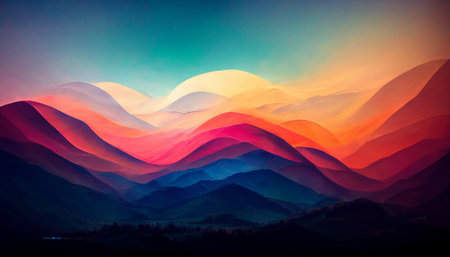
#> input picture 1-array/data/landscape.jpg, 450 x 257 px
$ python tester.py
#> lines starting #> are read from the running program, lines starting #| are printed output that depends on the picture
### 1-array/ex05/load_image.py
import numpy as np
from PIL import Image


def ft_load(path: str) -> np.ndarray:
    """
    Load an image.
    Return a 3D array.
    """

    try:
        img = Image.open(path)
#> img is the input picture: PIL image 450x257 RGB; mean R, G, B 98.7, 79.1, 89.1
        img = np.array(img)

        print(f"The shape of image is: {img.shape}")
#| The shape of image is: (257, 450, 3)

    except Exception as e:
        print(f"Error: {e}")
        return None

    return img

### 1-array/ex05/pimp_image.py
import numpy as np


def ft_invert(array) -> np.array:
    """Inverts the color of the image received."""

    try:
        res = np.array(array)

        res = 255 - res

    except Exception as e:
        print(f"Error: {e}")
        return None

    return res


def ft_red(array) -> np.array:
    """Set the green and blue channel to 0."""

    try:
        res = np.array(array)

        res[:, :, 1:] *= 0

    except Exception as e:
        print(f"Error: {e}")
        return None

    return res


def ft_green(array) -> np.array:
    """ Set the ed and blue channel values to 0."""

    try:
        res = np.array(array)

        res[:, :, 0] -= res[:, :, 0]
        res[:, :, 2] -= res[:, :, 2]

    except Exception as e:
        print(f"Error: {e}")
        return None

    return res


def ft_blue(array) -> np.array:
    """ Set the red and green channel values to 0."""

    try:
        res = np.array(array)

        res[:, :, :2] = 0

    except Exception as e:
        print(f"Error: {e}")
        return None

    return res


def ft_grey(array) -> np.array:
    """Convert an RGB image to grayscale and return it as an RGB image."""

    try:
        res = np.array(array, dtype=float)

        res = np.sum((res / 3), axis=2).astype(int)

        res = np.stack([res, res, res], axis=2)

    except Exception as e:
        print(f"Error: {e}")
        return None

    return res

### 1-array/ex05/tester.py
import matplotlib.pyplot as plt
from pathlib import Path
from load_image import ft_load
from pimp_image import ft_invert, ft_red, ft_green, ft_blue, ft_grey

data_path = Path(__file__).resolve().parent.parent / "data"

array = ft_load(data_path / "landscape.jpg")
print(array)
#> (printed output is left out)

funcs = {
    "original": lambda x: x,
    "ft_invert": ft_invert,
    "ft_red": ft_red,
    "ft_green": ft_green,
    "ft_blue": ft_blue,
    "ft_grey": ft_grey,
}

fig, axes = plt.subplots(3, 2, figsize=(10, 10))

for ax, (name, func) in zip(axes.flat, funcs.items()):
    img = func(array)

    ax.imshow(img)
    ax.set_title(name)
    ax.tick_params(labelbottom=False, labelleft=False)
#> this loop made 6 passes
#> pass 2, in ft_invert, `res = 255 - res`:
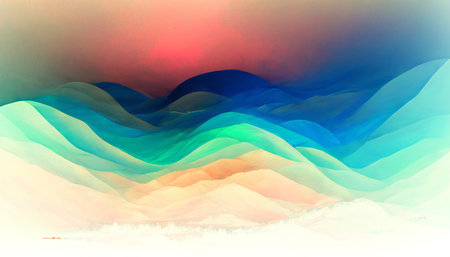
#> res: shape (257, 450, 3); mean R, G, B 156.3, 175.9, 165.9
#> pass 3, `img = func(array)`:
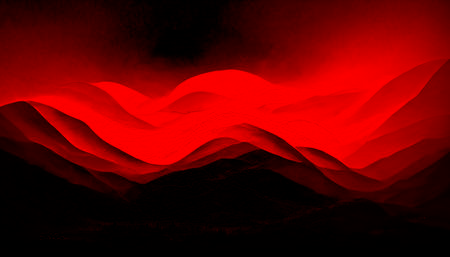
#> img: shape (257, 450, 3); mean R, G, B 98.7, 0, 0

plt.tight_layout()
plt.show()
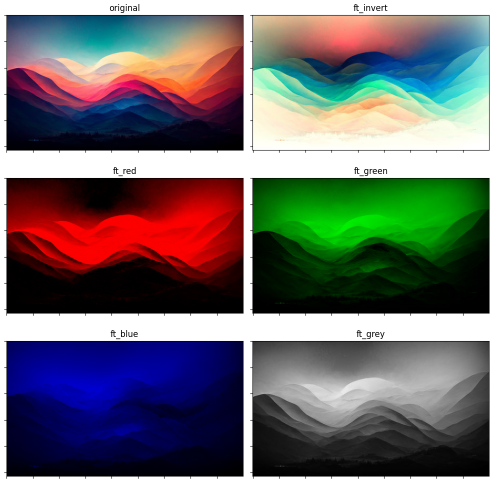
#> figure drawn by matplotlib, 6 panels

print(ft_invert.__doc__)

$ run again, with 1-array/data/animal.jpg copied over 1-array/data/landscape.jpg
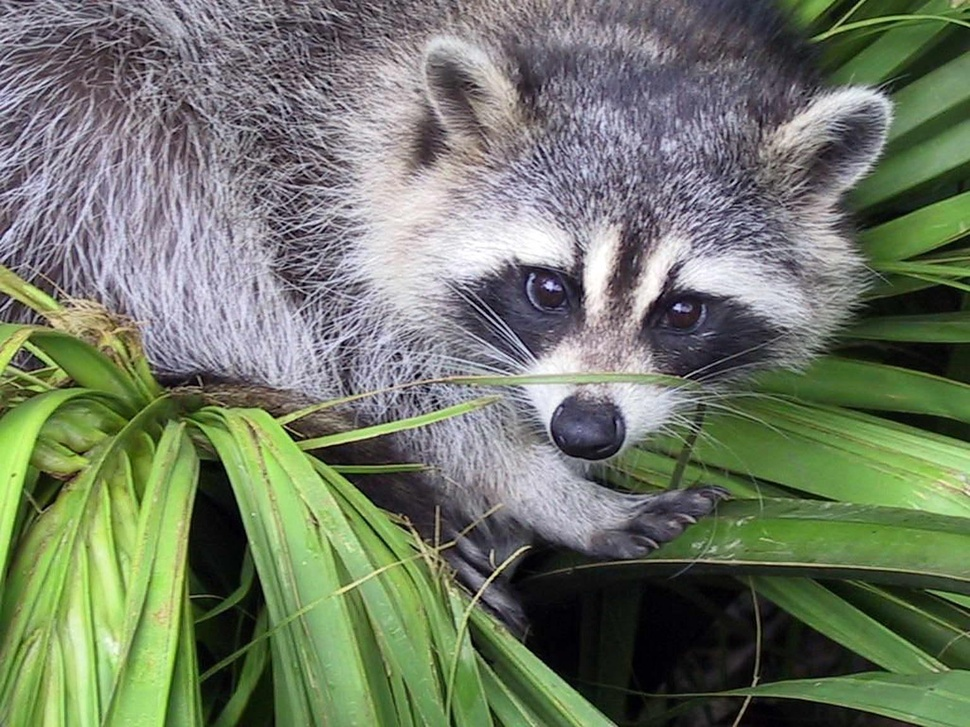
#> input picture 1-array/data/animal.jpg, 970 x 727 px, shrunk from 1536 x 1152 before the run
#> in ft_load, img is the input picture: PIL image 970x727 RGB; mean R, G, B 112.2, 121.4, 102.3
#| The shape of image is: (727, 970, 3)
#> (printed output is left out)
#> the loop `for ax, (name, func) in zip(axes.flat, funcs.items()):` made 6 passes
#> pass 2, in ft_invert, `res = 255 - res`:
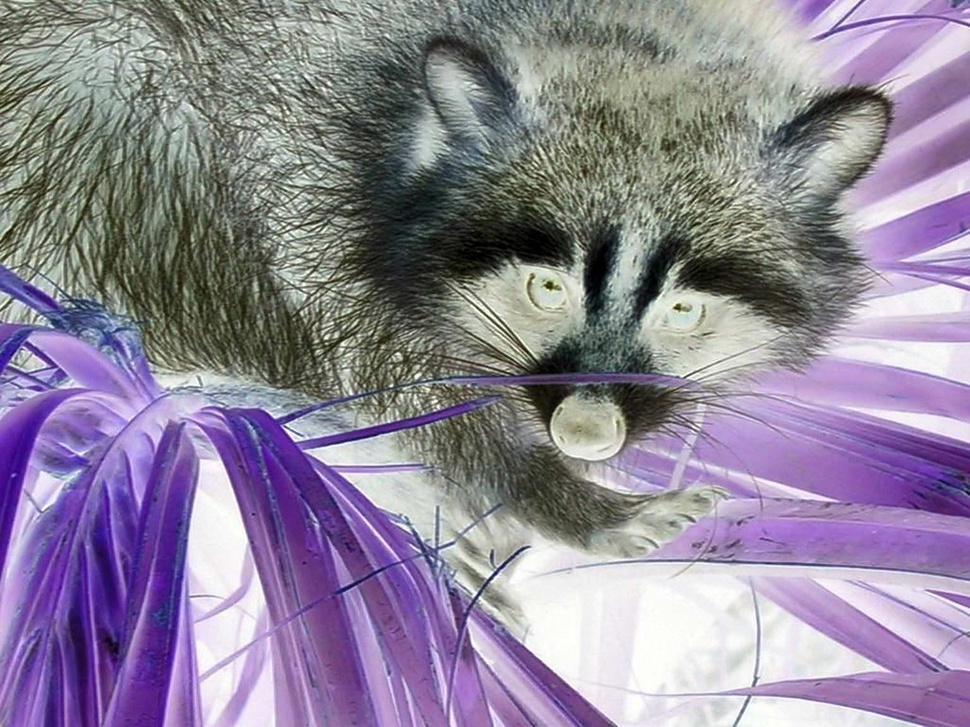
#> res: shape (727, 970, 3); mean R, G, B 142.8, 133.6, 152.7
#> pass 3, `img = func(array)`:
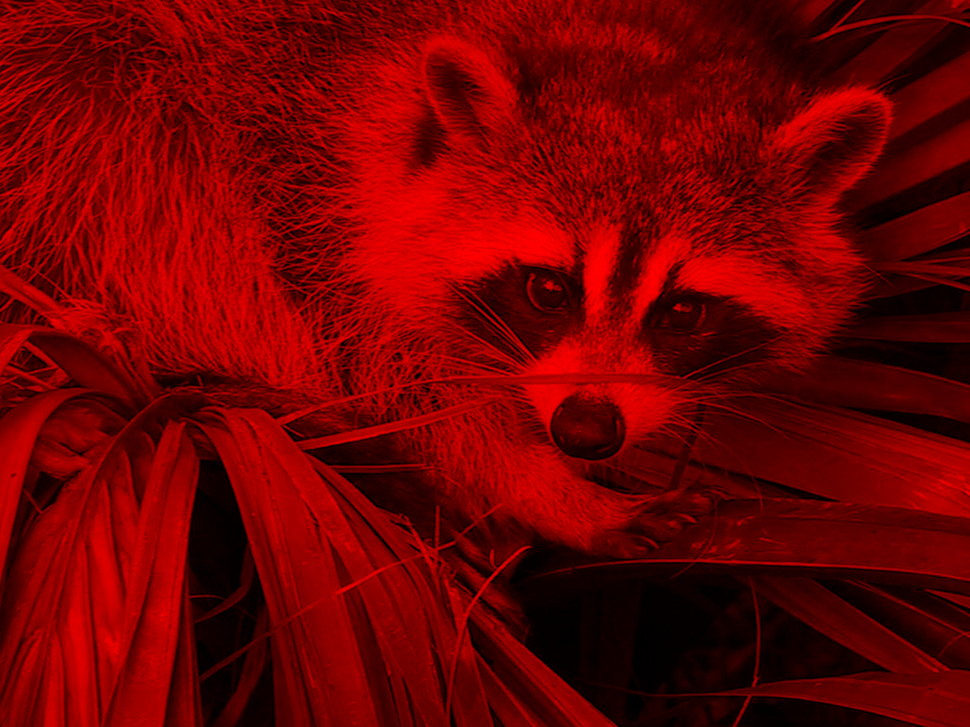
#> img: shape (727, 970, 3); mean R, G, B 112.2, 0, 0
